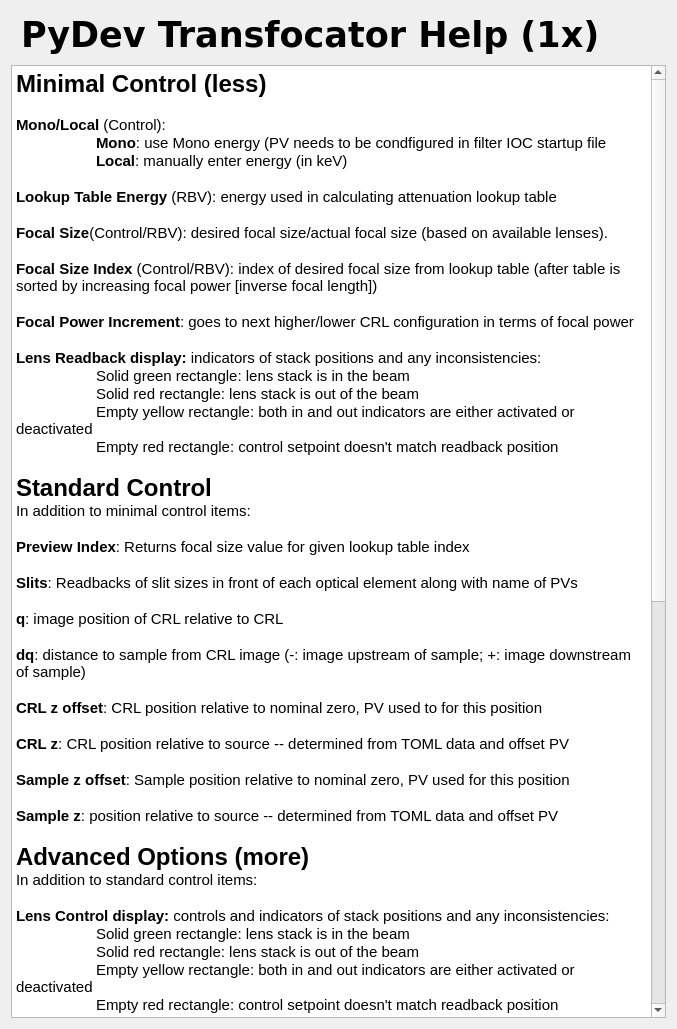
<?xml version="1.0" encoding="UTF-8"?>
<ui version="4.0">
 <class>Form</class>
 <widget class="QWidget" name="Form">
  <property name="geometry">
   <rect>
    <x>0</x>
    <y>0</y>
    <width>677</width>
    <height>1029</height>
   </rect>
  </property>
  <property name="windowTitle">
   <string>Form</string>
  </property>
  <layout class="QVBoxLayout" name="verticalLayout_2">
   <item>
    <layout class="QVBoxLayout" name="verticalLayout" stretch="1,20">
     <item>
      <widget class="caFrame" name="caframe_8">
       <property name="sizePolicy">
        <sizepolicy hsizetype="Expanding" vsizetype="Preferred">
         <horstretch>0</horstretch>
         <verstretch>0</verstretch>
        </sizepolicy>
       </property>
       <property name="maximumSize">
        <size>
         <width>941</width>
         <height>16777215</height>
        </size>
       </property>
       <property name="lineWidth">
        <number>0</number>
       </property>
       <property name="background">
        <color>
         <red>0</red>
         <green>53</green>
         <blue>132</blue>
        </color>
       </property>
       <property name="backgroundMode">
        <enum>caFrame::Filled</enum>
       </property>
       <layout class="QHBoxLayout" name="horizontalLayout">
        <property name="spacing">
         <number>5</number>
        </property>
        <property name="leftMargin">
         <number>10</number>
        </property>
        <property name="topMargin">
         <number>2</number>
        </property>
        <property name="rightMargin">
         <number>0</number>
        </property>
        <property name="bottomMargin">
         <number>2</number>
        </property>
        <item>
         <widget class="caLabel" name="calabel">
          <property name="enabled">
           <bool>true</bool>
          </property>
          <property name="sizePolicy">
           <sizepolicy hsizetype="Preferred" vsizetype="Preferred">
            <horstretch>0</horstretch>
            <verstretch>0</verstretch>
           </sizepolicy>
          </property>
          <property name="maximumSize">
           <size>
            <width>941</width>
            <height>16777215</height>
           </size>
          </property>
          <property name="font">
           <font>
            <family>Verdana</family>
            <pointsize>26</pointsize>
            <weight>75</weight>
            <bold>true</bold>
           </font>
          </property>
          <property name="text">
           <string>PyDev Transfocator Help (1x)</string>
          </property>
          <property name="alignment">
           <set>Qt::AlignLeading|Qt::AlignLeft|Qt::AlignVCenter</set>
          </property>
          <property name="fontScaleMode">
           <enum>ESimpleLabel::Height</enum>
          </property>
          <property name="foreground">
           <color>
            <red>228</red>
            <green>228</green>
            <blue>228</blue>
           </color>
          </property>
          <property name="background">
           <color alpha="0">
            <red>160</red>
            <green>160</green>
            <blue>164</blue>
           </color>
          </property>
         </widget>
        </item>
       </layout>
      </widget>
     </item>
     <item>
      <widget class="QTextBrowser" name="textBrowser">
       <property name="sizePolicy">
        <sizepolicy hsizetype="Preferred" vsizetype="Preferred">
         <horstretch>0</horstretch>
         <verstretch>0</verstretch>
        </sizepolicy>
       </property>
       <property name="html">
        <string>&lt;!DOCTYPE HTML PUBLIC &quot;-//W3C//DTD HTML 4.0//EN&quot; &quot;http://www.w3.org/TR/REC-html40/strict.dtd&quot;&gt;
&lt;html&gt;&lt;head&gt;&lt;meta name=&quot;qrichtext&quot; content=&quot;1&quot; /&gt;&lt;style type=&quot;text/css&quot;&gt;
p, li { white-space: pre-wrap; }
&lt;/style&gt;&lt;/head&gt;&lt;body style=&quot; font-family:'Cantarell'; font-size:11pt; font-weight:400; font-style:normal;&quot;&gt;
&lt;p style=&quot; margin-top:0px; margin-bottom:0px; margin-left:0px; margin-right:0px; -qt-block-indent:0; text-indent:0px;&quot;&gt;&lt;span style=&quot; font-size:18pt; font-weight:600;&quot;&gt;Minimal Control (less)&lt;/span&gt;&lt;/p&gt;
&lt;p style=&quot;-qt-paragraph-type:empty; margin-top:0px; margin-bottom:0px; margin-left:0px; margin-right:0px; -qt-block-indent:0; text-indent:0px; font-weight:600;&quot;&gt;&lt;br /&gt;&lt;/p&gt;
&lt;p style=&quot; margin-top:0px; margin-bottom:0px; margin-left:0px; margin-right:0px; -qt-block-indent:0; text-indent:0px;&quot;&gt;&lt;span style=&quot; font-weight:600;&quot;&gt;Mono/Local&lt;/span&gt; (Control): &lt;/p&gt;
&lt;p style=&quot; margin-top:0px; margin-bottom:0px; margin-left:0px; margin-right:0px; -qt-block-indent:0; text-indent:0px;&quot;&gt;	&lt;span style=&quot; font-weight:600;&quot;&gt;Mono&lt;/span&gt;: use Mono energy (PV needs to be condfigured in filter IOC startup file&lt;/p&gt;
&lt;p style=&quot; margin-top:0px; margin-bottom:0px; margin-left:0px; margin-right:0px; -qt-block-indent:0; text-indent:0px;&quot;&gt; 	&lt;span style=&quot; font-weight:600;&quot;&gt;Local&lt;/span&gt;: manually enter energy (in keV)&lt;/p&gt;
&lt;p style=&quot;-qt-paragraph-type:empty; margin-top:0px; margin-bottom:0px; margin-left:0px; margin-right:0px; -qt-block-indent:0; text-indent:0px;&quot;&gt;&lt;br /&gt;&lt;/p&gt;
&lt;p style=&quot; margin-top:0px; margin-bottom:0px; margin-left:0px; margin-right:0px; -qt-block-indent:0; text-indent:0px;&quot;&gt;&lt;span style=&quot; font-weight:600;&quot;&gt;Lookup Table Energy&lt;/span&gt; (RBV): energy used in calculating attenuation lookup table&lt;/p&gt;
&lt;p style=&quot;-qt-paragraph-type:empty; margin-top:0px; margin-bottom:0px; margin-left:0px; margin-right:0px; -qt-block-indent:0; text-indent:0px;&quot;&gt;&lt;br /&gt;&lt;/p&gt;
&lt;p style=&quot; margin-top:0px; margin-bottom:0px; margin-left:0px; margin-right:0px; -qt-block-indent:0; text-indent:0px;&quot;&gt;&lt;span style=&quot; font-weight:600;&quot;&gt;Focal Size&lt;/span&gt;(Control/RBV): desired focal size/actual focal size (based on available lenses).  &lt;/p&gt;
&lt;p style=&quot;-qt-paragraph-type:empty; margin-top:0px; margin-bottom:0px; margin-left:0px; margin-right:0px; -qt-block-indent:0; text-indent:0px;&quot;&gt;&lt;br /&gt;&lt;/p&gt;
&lt;p style=&quot; margin-top:0px; margin-bottom:0px; margin-left:0px; margin-right:0px; -qt-block-indent:0; text-indent:0px;&quot;&gt;&lt;span style=&quot; font-weight:600;&quot;&gt;Focal Size Index&lt;/span&gt; (Control/RBV): index of desired focal size from lookup table (after table is sorted by increasing focal power [inverse focal length])&lt;/p&gt;
&lt;p style=&quot;-qt-paragraph-type:empty; margin-top:0px; margin-bottom:0px; margin-left:0px; margin-right:0px; -qt-block-indent:0; text-indent:0px;&quot;&gt;&lt;br /&gt;&lt;/p&gt;
&lt;p style=&quot; margin-top:0px; margin-bottom:0px; margin-left:0px; margin-right:0px; -qt-block-indent:0; text-indent:0px;&quot;&gt;&lt;span style=&quot; font-weight:600;&quot;&gt;Focal Power Increment&lt;/span&gt;: goes to next higher/lower CRL configuration in terms of focal power&lt;/p&gt;
&lt;p style=&quot;-qt-paragraph-type:empty; margin-top:0px; margin-bottom:0px; margin-left:0px; margin-right:0px; -qt-block-indent:0; text-indent:0px;&quot;&gt;&lt;br /&gt;&lt;/p&gt;
&lt;p style=&quot; margin-top:0px; margin-bottom:0px; margin-left:0px; margin-right:0px; -qt-block-indent:0; text-indent:0px;&quot;&gt;&lt;span style=&quot; font-weight:600;&quot;&gt;Lens Readback display: &lt;/span&gt;indicators of stack positions and any inconsistencies:&lt;/p&gt;
&lt;p style=&quot; margin-top:0px; margin-bottom:0px; margin-left:0px; margin-right:0px; -qt-block-indent:0; text-indent:0px;&quot;&gt;	Solid green rectangle: lens stack is in the beam&lt;/p&gt;
&lt;p style=&quot; margin-top:0px; margin-bottom:0px; margin-left:0px; margin-right:0px; -qt-block-indent:0; text-indent:0px;&quot;&gt;	Solid red rectangle: lens stack is out of the beam&lt;/p&gt;
&lt;p style=&quot; margin-top:0px; margin-bottom:0px; margin-left:0px; margin-right:0px; -qt-block-indent:0; text-indent:0px;&quot;&gt;	Empty yellow rectangle: both in and out indicators are either activated or deactivated&lt;/p&gt;
&lt;p style=&quot; margin-top:0px; margin-bottom:0px; margin-left:0px; margin-right:0px; -qt-block-indent:0; text-indent:0px;&quot;&gt;	Empty red rectangle: control setpoint doesn't match readback position&lt;/p&gt;
&lt;p style=&quot;-qt-paragraph-type:empty; margin-top:0px; margin-bottom:0px; margin-left:0px; margin-right:0px; -qt-block-indent:0; text-indent:0px;&quot;&gt;&lt;br /&gt;&lt;/p&gt;
&lt;p style=&quot; margin-top:0px; margin-bottom:0px; margin-left:0px; margin-right:0px; -qt-block-indent:0; text-indent:0px;&quot;&gt;&lt;span style=&quot; font-size:18pt; font-weight:600;&quot;&gt;Standard Control&lt;/span&gt;&lt;/p&gt;
&lt;p style=&quot; margin-top:0px; margin-bottom:0px; margin-left:0px; margin-right:0px; -qt-block-indent:0; text-indent:0px;&quot;&gt;In addition to minimal control items:&lt;/p&gt;
&lt;p style=&quot;-qt-paragraph-type:empty; margin-top:0px; margin-bottom:0px; margin-left:0px; margin-right:0px; -qt-block-indent:0; text-indent:0px;&quot;&gt;&lt;br /&gt;&lt;/p&gt;
&lt;p style=&quot; margin-top:0px; margin-bottom:0px; margin-left:0px; margin-right:0px; -qt-block-indent:0; text-indent:0px;&quot;&gt;&lt;span style=&quot; font-weight:600;&quot;&gt;Preview Index&lt;/span&gt;: Returns focal size value for given lookup table index&lt;/p&gt;
&lt;p style=&quot;-qt-paragraph-type:empty; margin-top:0px; margin-bottom:0px; margin-left:0px; margin-right:0px; -qt-block-indent:0; text-indent:0px; font-weight:600;&quot;&gt;&lt;br /&gt;&lt;/p&gt;
&lt;p style=&quot; margin-top:0px; margin-bottom:0px; margin-left:0px; margin-right:0px; -qt-block-indent:0; text-indent:0px;&quot;&gt;&lt;span style=&quot; font-weight:600;&quot;&gt;Slits&lt;/span&gt;: Readbacks of slit sizes in front of each optical element along with name of PVs&lt;/p&gt;
&lt;p style=&quot;-qt-paragraph-type:empty; margin-top:0px; margin-bottom:0px; margin-left:0px; margin-right:0px; -qt-block-indent:0; text-indent:0px;&quot;&gt;&lt;br /&gt;&lt;/p&gt;
&lt;p style=&quot; margin-top:0px; margin-bottom:0px; margin-left:0px; margin-right:0px; -qt-block-indent:0; text-indent:0px;&quot;&gt;&lt;span style=&quot; font-weight:600;&quot;&gt;q&lt;/span&gt;: image position of CRL relative to CRL&lt;/p&gt;
&lt;p style=&quot;-qt-paragraph-type:empty; margin-top:0px; margin-bottom:0px; margin-left:0px; margin-right:0px; -qt-block-indent:0; text-indent:0px;&quot;&gt;&lt;br /&gt;&lt;/p&gt;
&lt;p style=&quot; margin-top:0px; margin-bottom:0px; margin-left:0px; margin-right:0px; -qt-block-indent:0; text-indent:0px;&quot;&gt;&lt;span style=&quot; font-weight:600;&quot;&gt;dq&lt;/span&gt;: distance to sample from CRL image (-: image upstream of sample; +: image downstream of sample)&lt;/p&gt;
&lt;p style=&quot;-qt-paragraph-type:empty; margin-top:0px; margin-bottom:0px; margin-left:0px; margin-right:0px; -qt-block-indent:0; text-indent:0px;&quot;&gt;&lt;br /&gt;&lt;/p&gt;
&lt;p style=&quot; margin-top:0px; margin-bottom:0px; margin-left:0px; margin-right:0px; -qt-block-indent:0; text-indent:0px;&quot;&gt;&lt;span style=&quot; font-weight:600;&quot;&gt;CRL z offset&lt;/span&gt;: CRL position relative to nominal zero, PV used to for this position&lt;/p&gt;
&lt;p style=&quot;-qt-paragraph-type:empty; margin-top:0px; margin-bottom:0px; margin-left:0px; margin-right:0px; -qt-block-indent:0; text-indent:0px;&quot;&gt;&lt;br /&gt;&lt;/p&gt;
&lt;p style=&quot; margin-top:0px; margin-bottom:0px; margin-left:0px; margin-right:0px; -qt-block-indent:0; text-indent:0px;&quot;&gt;&lt;span style=&quot; font-weight:600;&quot;&gt;CRL z&lt;/span&gt;: CRL position relative to source -- determined from TOML data and offset PV&lt;/p&gt;
&lt;p style=&quot;-qt-paragraph-type:empty; margin-top:0px; margin-bottom:0px; margin-left:0px; margin-right:0px; -qt-block-indent:0; text-indent:0px;&quot;&gt;&lt;br /&gt;&lt;/p&gt;
&lt;p style=&quot; margin-top:0px; margin-bottom:0px; margin-left:0px; margin-right:0px; -qt-block-indent:0; text-indent:0px;&quot;&gt;&lt;span style=&quot; font-weight:600;&quot;&gt;Sample z offset&lt;/span&gt;: Sample position relative to nominal zero, PV used for this position&lt;/p&gt;
&lt;p style=&quot;-qt-paragraph-type:empty; margin-top:0px; margin-bottom:0px; margin-left:0px; margin-right:0px; -qt-block-indent:0; text-indent:0px;&quot;&gt;&lt;br /&gt;&lt;/p&gt;
&lt;p style=&quot; margin-top:0px; margin-bottom:0px; margin-left:0px; margin-right:0px; -qt-block-indent:0; text-indent:0px;&quot;&gt;&lt;span style=&quot; font-weight:600;&quot;&gt;Sample z&lt;/span&gt;: position relative to source -- determined from TOML data and offset PV&lt;/p&gt;
&lt;p style=&quot;-qt-paragraph-type:empty; margin-top:0px; margin-bottom:0px; margin-left:0px; margin-right:0px; -qt-block-indent:0; text-indent:0px;&quot;&gt;&lt;br /&gt;&lt;/p&gt;
&lt;p style=&quot; margin-top:0px; margin-bottom:0px; margin-left:0px; margin-right:0px; -qt-block-indent:0; text-indent:0px;&quot;&gt;&lt;span style=&quot; font-size:18pt; font-weight:600;&quot;&gt;Advanced Options (more)&lt;/span&gt;&lt;/p&gt;
&lt;p style=&quot; margin-top:0px; margin-bottom:0px; margin-left:0px; margin-right:0px; -qt-block-indent:0; text-indent:0px;&quot;&gt;In addition to standard control items:&lt;/p&gt;
&lt;p style=&quot;-qt-paragraph-type:empty; margin-top:0px; margin-bottom:0px; margin-left:0px; margin-right:0px; -qt-block-indent:0; text-indent:0px;&quot;&gt;&lt;br /&gt;&lt;/p&gt;
&lt;p style=&quot; margin-top:0px; margin-bottom:0px; margin-left:0px; margin-right:0px; -qt-block-indent:0; text-indent:0px;&quot;&gt;&lt;span style=&quot; font-weight:600;&quot;&gt;Lens Control display: &lt;/span&gt;controls and&lt;span style=&quot; font-weight:600;&quot;&gt; &lt;/span&gt;indicators of stack positions and any inconsistencies:&lt;/p&gt;
&lt;p style=&quot; margin-top:0px; margin-bottom:0px; margin-left:0px; margin-right:0px; -qt-block-indent:0; text-indent:0px;&quot;&gt;	Solid green rectangle: lens stack is in the beam&lt;/p&gt;
&lt;p style=&quot; margin-top:0px; margin-bottom:0px; margin-left:0px; margin-right:0px; -qt-block-indent:0; text-indent:0px;&quot;&gt;	Solid red rectangle: lens stack is out of the beam&lt;/p&gt;
&lt;p style=&quot; margin-top:0px; margin-bottom:0px; margin-left:0px; margin-right:0px; -qt-block-indent:0; text-indent:0px;&quot;&gt;	Empty yellow rectangle: both in and out indicators are either activated or deactivated&lt;/p&gt;
&lt;p style=&quot; margin-top:0px; margin-bottom:0px; margin-left:0px; margin-right:0px; -qt-block-indent:0; text-indent:0px;&quot;&gt;	Empty red rectangle: control setpoint doesn't match readback position&lt;/p&gt;
&lt;p style=&quot;-qt-paragraph-type:empty; margin-top:0px; margin-bottom:0px; margin-left:0px; margin-right:0px; -qt-block-indent:0; text-indent:0px;&quot;&gt;&lt;br /&gt;&lt;/p&gt;
&lt;p style=&quot; margin-top:0px; margin-bottom:0px; margin-left:0px; margin-right:0px; -qt-block-indent:0; text-indent:0px;&quot;&gt;&lt;span style=&quot; font-weight:600;&quot;&gt;CRL Indices&lt;/span&gt; (RBVs): unsorted configurations -- binary version of number indicates which stack is in (1) or out (0).  &lt;/p&gt;
&lt;p style=&quot; margin-top:0px; margin-bottom:0px; margin-left:0px; margin-right:0px; -qt-block-indent:0; text-indent:0px;&quot;&gt;	Binary config:  based on desired/actual focal size controls&lt;/p&gt;
&lt;p style=&quot; margin-top:0px; margin-bottom:0px; margin-left:0px; margin-right:0px; -qt-block-indent:0; text-indent:0px;&quot;&gt;	Ind. Control: based on lens controls&lt;/p&gt;
&lt;p style=&quot; margin-top:0px; margin-bottom:0px; margin-left:0px; margin-right:0px; -qt-block-indent:0; text-indent:0px;&quot;&gt;	Readbacks:  based on lens readbacks -- there are non-binary values possible when lens readbacks have errors&lt;/p&gt;
&lt;p style=&quot;-qt-paragraph-type:empty; margin-top:0px; margin-bottom:0px; margin-left:0px; margin-right:0px; -qt-block-indent:0; text-indent:0px;&quot;&gt;&lt;br /&gt;&lt;/p&gt;
&lt;p style=&quot; margin-top:0px; margin-bottom:0px; margin-left:0px; margin-right:0px; -qt-block-indent:0; text-indent:0px;&quot;&gt;&lt;span style=&quot; font-weight:600;&quot;&gt;Inter-lens delay&lt;/span&gt;: delay between stack actuation -- may be needed to avoid drawing too much current from motor controller&lt;/p&gt;
&lt;p style=&quot;-qt-paragraph-type:empty; margin-top:0px; margin-bottom:0px; margin-left:0px; margin-right:0px; -qt-block-indent:0; text-indent:0px;&quot;&gt;&lt;br /&gt;&lt;/p&gt;
&lt;p style=&quot; margin-top:0px; margin-bottom:0px; margin-left:0px; margin-right:0px; -qt-block-indent:0; text-indent:0px;&quot;&gt;&lt;span style=&quot; font-weight:600;&quot;&gt;Verbose Flag&lt;/span&gt;: prints output to IOC console&lt;/p&gt;
&lt;p style=&quot;-qt-paragraph-type:empty; margin-top:0px; margin-bottom:0px; margin-left:0px; margin-right:0px; -qt-block-indent:0; text-indent:0px;&quot;&gt;&lt;br /&gt;&lt;/p&gt;
&lt;p style=&quot; margin-top:0px; margin-bottom:0px; margin-left:0px; margin-right:0px; -qt-block-indent:0; text-indent:0px;&quot;&gt;&lt;span style=&quot; font-weight:600;&quot;&gt;Thickness error Flag&lt;/span&gt;: incorporates error in lens thickness measurments in optics calculations&lt;/p&gt;
&lt;p style=&quot;-qt-paragraph-type:empty; margin-top:0px; margin-bottom:0px; margin-left:0px; margin-right:0px; -qt-block-indent:0; text-indent:0px;&quot;&gt;&lt;br /&gt;&lt;/p&gt;
&lt;p style=&quot; margin-top:0px; margin-bottom:0px; margin-left:0px; margin-right:0px; -qt-block-indent:0; text-indent:0px;&quot;&gt;&lt;span style=&quot; font-size:18pt; font-weight:600;&quot;&gt;Bottom buttons&lt;/span&gt;&lt;/p&gt;
&lt;p style=&quot;-qt-paragraph-type:empty; margin-top:0px; margin-bottom:0px; margin-left:0px; margin-right:0px; -qt-block-indent:0; text-indent:0px;&quot;&gt;&lt;br /&gt;&lt;/p&gt;
&lt;p style=&quot; margin-top:0px; margin-bottom:0px; margin-left:0px; margin-right:0px; -qt-block-indent:0; text-indent:0px;&quot;&gt;&lt;span style=&quot; font-weight:600;&quot;&gt;Stacks info&lt;/span&gt;: stack material, count, diameter for each CRL system&lt;/p&gt;
&lt;p style=&quot;-qt-paragraph-type:empty; margin-top:0px; margin-bottom:0px; margin-left:0px; margin-right:0px; -qt-block-indent:0; text-indent:0px;&quot;&gt;&lt;br /&gt;&lt;/p&gt;
&lt;p style=&quot; margin-top:0px; margin-bottom:0px; margin-left:0px; margin-right:0px; -qt-block-indent:0; text-indent:0px;&quot;&gt;&lt;span style=&quot; font-weight:600;&quot;&gt;Testing Screen (standard/more)&lt;/span&gt;: quick access to energy and slits PVs used in testing&lt;/p&gt;
&lt;p style=&quot;-qt-paragraph-type:empty; margin-top:0px; margin-bottom:0px; margin-left:0px; margin-right:0px; -qt-block-indent:0; text-indent:0px;&quot;&gt;&lt;br /&gt;&lt;/p&gt;
&lt;p style=&quot; margin-top:0px; margin-bottom:0px; margin-left:0px; margin-right:0px; -qt-block-indent:0; text-indent:0px;&quot;&gt;&lt;span style=&quot; font-weight:600;&quot;&gt;Plots (standard/more)&lt;/span&gt;:&lt;/p&gt;
&lt;p style=&quot; margin-top:0px; margin-bottom:0px; margin-left:0px; margin-right:0px; -qt-block-indent:0; text-indent:0px;&quot;&gt;&lt;span style=&quot; font-weight:600;&quot;&gt;Focal Size&lt;/span&gt; - sorted by focal power&lt;/p&gt;
&lt;p style=&quot; margin-top:0px; margin-bottom:0px; margin-left:0px; margin-right:0px; -qt-block-indent:0; text-indent:0px;&quot;&gt;&lt;span style=&quot; font-weight:600;&quot;&gt;Focal power&lt;/span&gt; - both CRL1 and CRL2 (sorted)&lt;/p&gt;
&lt;p style=&quot; margin-top:0px; margin-bottom:0px; margin-left:0px; margin-right:0px; -qt-block-indent:0; text-indent:0px;&quot;&gt;&lt;span style=&quot; font-weight:600;&quot;&gt;q&lt;/span&gt;: distance from last CRL to image position&lt;/p&gt;
&lt;p style=&quot; margin-top:0px; margin-bottom:0px; margin-left:0px; margin-right:0px; -qt-block-indent:0; text-indent:0px;&quot;&gt;&lt;span style=&quot; font-weight:600;&quot;&gt;dq&lt;/span&gt;: distance from image position to sample&lt;/p&gt;
&lt;p style=&quot;-qt-paragraph-type:empty; margin-top:0px; margin-bottom:0px; margin-left:0px; margin-right:0px; -qt-block-indent:0; text-indent:0px;&quot;&gt;&lt;br /&gt;&lt;/p&gt;
&lt;p style=&quot; margin-top:0px; margin-bottom:0px; margin-left:0px; margin-right:0px; -qt-block-indent:0; text-indent:0px;&quot;&gt;&lt;span style=&quot; font-weight:600;&quot;&gt;SYNC (standard/more)&lt;/span&gt;: when lenses actuated externally , SYNC button can be used to update focal size RBV (maybe?)&lt;/p&gt;
&lt;p style=&quot;-qt-paragraph-type:empty; margin-top:0px; margin-bottom:0px; margin-left:0px; margin-right:0px; -qt-block-indent:0; text-indent:0px;&quot;&gt;&lt;br /&gt;&lt;/p&gt;
&lt;p style=&quot;-qt-paragraph-type:empty; margin-top:0px; margin-bottom:0px; margin-left:0px; margin-right:0px; -qt-block-indent:0; text-indent:0px;&quot;&gt;&lt;br /&gt;&lt;/p&gt;
&lt;p style=&quot; margin-top:0px; margin-bottom:0px; margin-left:0px; margin-right:0px; -qt-block-indent:0; text-indent:0px;&quot;&gt;&lt;span style=&quot; font-size:18pt; font-weight:600;&quot;&gt;Notes&lt;/span&gt;:&lt;/p&gt;
&lt;p style=&quot; margin-top:0px; margin-bottom:0px; margin-left:0px; margin-right:0px; -qt-block-indent:0; text-indent:0px;&quot;&gt;-Lookup table is recalculated when energy, slit sizes or CRL/sample z-positions are changed. The lookup table is non-monotonic, yielding multiple solutions for the same requested focal size. The goal is to achieve the closest focus using the fewest lenses to maximize flux. To ensure the first viable solution with minimal lenses is found, the find_level method is applied, starting from a lower to a higher lens count.&lt;/p&gt;
&lt;p style=&quot;-qt-paragraph-type:empty; margin-top:0px; margin-bottom:0px; margin-left:0px; margin-right:0px; -qt-block-indent:0; text-indent:0px;&quot;&gt;&lt;br /&gt;&lt;/p&gt;
&lt;p style=&quot; margin-top:0px; margin-bottom:0px; margin-left:0px; margin-right:0px; -qt-block-indent:0; text-indent:0px;&quot;&gt;-If lens individually controlled and then focal size control used, it may be necessary to set the focal size an extra time for the lens configuration to update correctly&lt;/p&gt;&lt;/body&gt;&lt;/html&gt;</string>
       </property>
      </widget>
     </item>
    </layout>
   </item>
  </layout>
 </widget>
 <customwidgets>
  <customwidget>
   <class>caFrame</class>
   <extends>QFrame</extends>
   <header>caFrame</header>
   <container>1</container>
  </customwidget>
  <customwidget>
   <class>caLabel</class>
   <extends>QLabel</extends>
   <header>caLabel</header>
  </customwidget>
 </customwidgets>
 <resources/>
 <connections/>
</ui>
